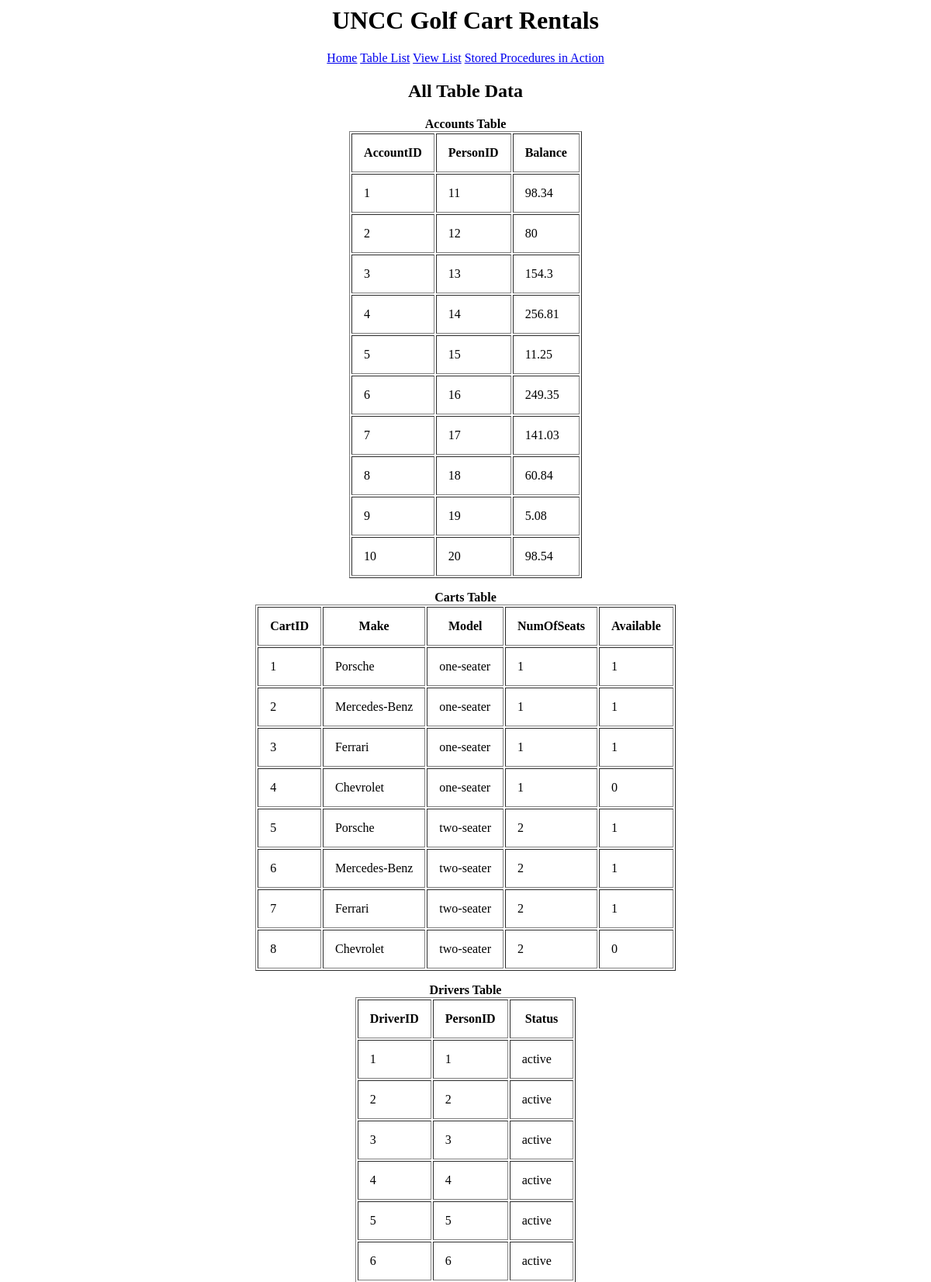
/tables.php (upper part), run on the app's committed database.
### tables this page shows
CREATE TABLE `accounts` (
  `accountID` INT,
  `personID` INT,
  `balance` Double,
  PRIMARY KEY (`accountID`),
  FOREIGN KEY `accounts_personID` (`personID`) REFERENCES person(personID),
  UNIQUE INDEX `accountID_UNIQUE` (`accountID` ASC));

CREATE TABLE `carts` (
  `cartID` INT,
  `make` varchar(100),
  `model` varchar(100),
  `numOfSeats` int,
  `available` Boolean,
  PRIMARY KEY (`cartID`),
  UNIQUE INDEX `cartID_UNIQUE` (`cartID` ASC));

CREATE TABLE `drivers` (
  `driverID` INT,
  `personID` INT,
  `status` VARCHAR(20),
  PRIMARY KEY (`driverID`),
  FOREIGN KEY `drivers_personID` (`personID`) REFERENCES person(personID),
  UNIQUE INDEX `driverID_UNIQUE` (`driverID` ASC));

### dbConnection.php (called while the page is built, shortened)
<?php
    class DBConnection {
        public function getConnection()  {
            $url = "127.0.0.1";
            $username = "root";
            $password = "root";
            $database = "itcs6160";
            $port = "3306";
            $this->connection = mysqli_connect($url, $username, $password, $database, $port);
        }
    }
    $db = new DBConnection();
?>

### tables.php (the view, shortened to what this page needs)
<!DOCTYPE HTML">
<html>
	<?php
        require_once 'dbConnection.php';
    ?>
    <body>
        <center>
        	<h2>All Table Data</h2>
        	<?php echo "<b>Accounts Table</b><br>"?>
			<table class="sortable" cellpadding="15" border="1">
				<tr>
        			<th>AccountID</th>
        			<th>PersonID</th>
        			<th>Balance</th>
    			</tr>
    	   		<?php
    				$sql = "SELECT * FROM accounts order by accountID asc";
    				$result = mysqli_query($db->connection,$sql);
    				while ( $row = mysqli_fetch_array($result)) {
    			?>
    			<tr>
        			<td><?php echo $row ["accountID"]; ?></td>
        			<td><?php echo $row ["personID"]; ?></td>
        			<td><?php echo $row ["balance"]; ?></td>
    			</tr>
    			<?php } ?>
			</table>
        	<?php echo "<b>Carts Table</b><br>"?>
			<table class="sortable" cellpadding="15" border="1">
				<tr>
        			<th>CartID</th>
        			<th>Make</th>
        			<th>Model</th>
        			<th>NumOfSeats</th>
        			<th>Available</th>
    			</tr>
    	   		<?php
    				$sql = "SELECT * FROM carts order by cartID asc";
    				$result = mysqli_query($db->connection,$sql);
    				while ( $row = mysqli_fetch_array($result)) {
    			?>
    			<tr>
        			<td><?php echo $row ["cartID"]; ?></td>
        			<td><?php echo $row ["make"]; ?></td>
        			<td><?php echo $row ["model"]; ?></td>
        			<td><?php echo $row ["numOfSeats"]; ?></td>
        			<td><?php echo $row ["available"]; ?></td>
    			</tr>
    			<?php } ?>
			</table>
        	<?php echo "<b>Drivers Table</b><br>"?>
			<table class="sortable" cellpadding="15" border="1">
				<tr>
        			<th>DriverID</th>
        			<th>PersonID</th>
        			<th>Status</th>
    			</tr>
    	   		<?php
    				$sql = "SELECT * FROM drivers order by driverID asc";
    				$result = mysqli_query($db->connection,$sql);
    				while ( $row = mysqli_fetch_array($result)) {
    			?>
    			<tr>
        			<td><?php echo $row ["driverID"]; ?></td>
        			<td><?php echo $row ["personID"]; ?></td>
        			<td><?php echo $row ["status"]; ?></td>
    			</tr>
    			<?php } ?>
			</table>
        	<?php echo "<b>Faculty Table</b><br>"?>
        	<?php echo "<b>Locations Table</b><br>"?>
        	<?php echo "<b>Payments Table</b><br>"?>
        	<?php echo "<b>Person Table</b><br>"?>
        	<?php echo "<b>Ratings Table</b><br>"?>
        	<?php echo "<b>Rides Table</b><br>"?>
        	<?php echo "<b>Staff Table</b><br>"?>
        	<?php echo "<b>Student Table</b><br>"?>
        </center>
    </body>
</html>

### data on the page
accounts: accountID "1", personID "11", balance "98.34"
accounts: accountID "2", personID "12", balance "80"
accounts: accountID "3", personID "13", balance "154.3"
accounts: accountID "4", personID "14", balance "256.81"
accounts: accountID "5", personID "15", balance "11.25"
accounts: accountID "6", personID "16", balance "249.35"
accounts: accountID "7", personID "17", balance "141.03"
accounts: accountID "8", personID "18", balance "60.84"
accounts: accountID "9", personID "19", balance "5.08"
accounts: accountID "10", personID "20", balance "98.54"
carts: cartID "1", make "Porsche", model "one-seater", numOfSeats "1", available "1"
carts: cartID "2", make "Mercedes-Benz", model "one-seater", numOfSeats "1", available "1"
carts: cartID "3", make "Ferrari", model "one-seater", numOfSeats "1", available "1"
carts: cartID "4", make "Chevrolet", model "one-seater", numOfSeats "1", available "0"
carts: cartID "5", make "Porsche", model "two-seater", numOfSeats "2", available "1"
carts: cartID "6", make "Mercedes-Benz", model "two-seater", numOfSeats "2", available "1"
carts: cartID "7", make "Ferrari", model "two-seater", numOfSeats "2", available "1"
carts: cartID "8", make "Chevrolet", model "two-seater", numOfSeats "2", available "0"
drivers: driverID "1", personID "1", status "active"
drivers: driverID "2", personID "2", status "active"
drivers: driverID "3", personID "3", status "active"
drivers: driverID "4", personID "4", status "active"
drivers: driverID "5", personID "5", status "active"
drivers: driverID "6", personID "6", status "active"
